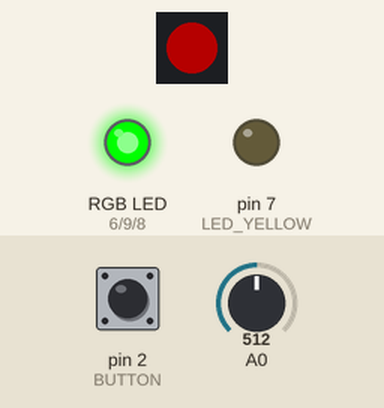
Simulated run of this sketch. Board: Arduino Uno, built with avr-gcc and run on an emulated ATmega328P. On the bench: 1 RGB LEDs in strip order, left to right, an RGB LED mixed from three pins (HIGH = lit), output pins drawn as LEDs (lit = HIGH). Inputs (shaded band) come from the test bench; at power-on: A0 = 512, pin 2 (BUTTON) LOW. Dim RGB values are drawn brighter than linear.

Above: at 1.2 s.
1.3 s: A0 set to 716
At 2.3 s:
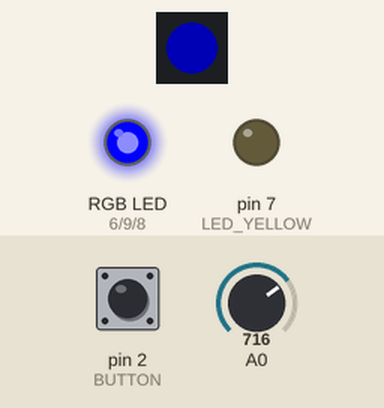
2.8 s: A0 set to 527
4.3 s: A0 set to 503
At 5.4 s:
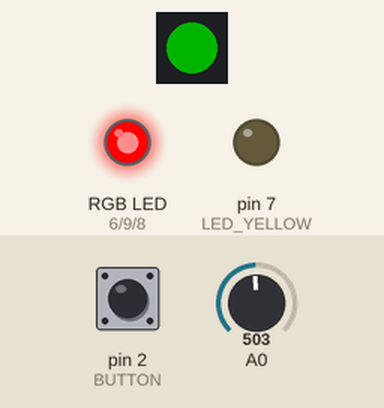
5.8 s: A0 set to 271
7.3 s: A0 set to 244
At 7.8 s:
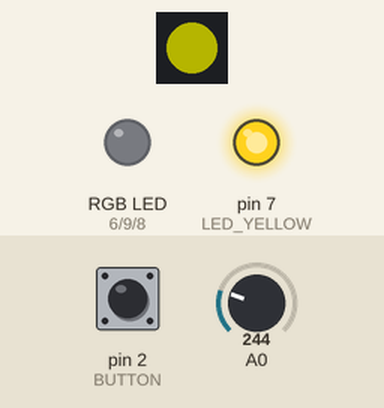
Timing chart, 0 to 10.3 s (numbered marks = the images above; inputs shaded):
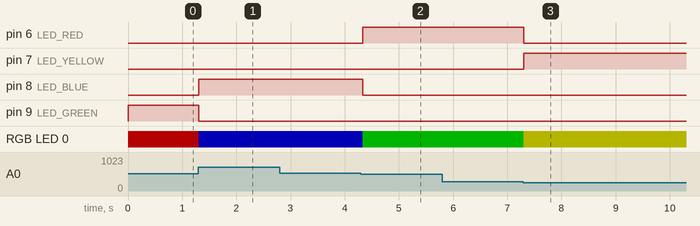

The sketch:

data-board-prototype.ino
```cpp
#include <Adafruit_NeoPixel.h>

int LED_RED = 6;
int LED_YELLOW = 7;
int LED_BLUE = 8;
int LED_GREEN = 9;

int LED_NEO = 5;

int BUTTON = 2;

#define PIXELS 1

int ch = 0; // 0, 1, 2, 3

Adafruit_NeoPixel pixels(PIXELS, LED_NEO, NEO_GRB + NEO_KHZ800);

String data = "";

void setup() {
  // Declare the LED as an output
  pinMode(LED_YELLOW, OUTPUT);
  pinMode(LED_RED, OUTPUT);
  pinMode(LED_BLUE, OUTPUT);
  pinMode(LED_GREEN, OUTPUT);
  pinMode(BUTTON, INPUT);

  pixels.begin();

  Serial.begin(9600);
}

void updatePixels(int r, int g, int b) {
  for (int i = 0; i < PIXELS; i++) { // For each pixel...

    // pixels.Color() takes RGB values, from 0,0,0 up to 255,255,255
    // Here we're using a moderately bright green color:
    pixels.setPixelColor(i, pixels.Color(g / 4, r / 4, b / 4));

    pixels.show();   // Send the updated pixel colors to the hardware.
  }
}


void loop() {

  // Reset all the LEDs
  digitalWrite(LED_YELLOW, LOW);
  digitalWrite(LED_RED, LOW);
  digitalWrite(LED_BLUE, LOW);
  digitalWrite(LED_GREEN, LOW);
  pixels.clear();

  // get the pot value
  int potVal = analogRead(A0);
  int buttonState = digitalRead(BUTTON);

  // use the pot to set the channel
  if (potVal < 256) {
    ch = 3;
  } else if (potVal > 256 && potVal < 512) {
    ch = 2;
  } else if (potVal > 512 && potVal < 768) {
    ch = 1;
  } else if (potVal > 768) {
    ch = 0;
  }

  // when the button is pressed, gather data. when released, send it via serial
  if (buttonState == 1) {
    data = "ch:" + String(ch) + ",event:press";
  } else if (data != "") {
    Serial.println(data);
    data = "";
  }

  // show an LED based on which channel is active
  // todo: this will be controlled by the hall effect sensors eventually
  switch (ch) {
    case 0:
      digitalWrite(LED_GREEN, HIGH); // Turn the LED on
      updatePixels(0, 255, 0);
      break;
    case 1:
      digitalWrite(LED_BLUE, HIGH); // Turn the LED on
      updatePixels(0, 0, 255);
      break;
    case 2:
      digitalWrite(LED_RED, HIGH); // Turn the LED on
      updatePixels(255, 0, 0);
      break;
    case 3:
      digitalWrite(LED_YELLOW, HIGH); // Turn the LED on
      updatePixels(255, 255, 0);
      break;
  }


  // todo: Next, we need to hook up the neopixel, and change it to the color matching the channel when the button is pushed


  delay(50);
}
```

Measured:
- the behaviour switches between 512 and 511 on A0 (found by bisection; images 1 and 2)
- the behaviour switches between 256 and 255 on A0 (found by bisection; images 2 and 3)
- after the input at 1.3 s, pin 8 (LED_BLUE): LOW → HIGH at once; pin 9 (LED_GREEN): HIGH → LOW at once; RGB LED 0: RGB(63, 0, 0) → RGB(0, 0, 63) at once
- after the input at 4.3 s, pin 6 (LED_RED): LOW → HIGH at once; pin 8 (LED_BLUE): HIGH → LOW at once; RGB LED 0: RGB(0, 0, 63) → RGB(0, 63, 0) at once
- after the input at 7.3 s, pin 6 (LED_RED): HIGH → LOW at once; pin 7 (LED_YELLOW): LOW → HIGH at once; RGB LED 0: RGB(0, 63, 0) → RGB(63, 63, 0) at once
